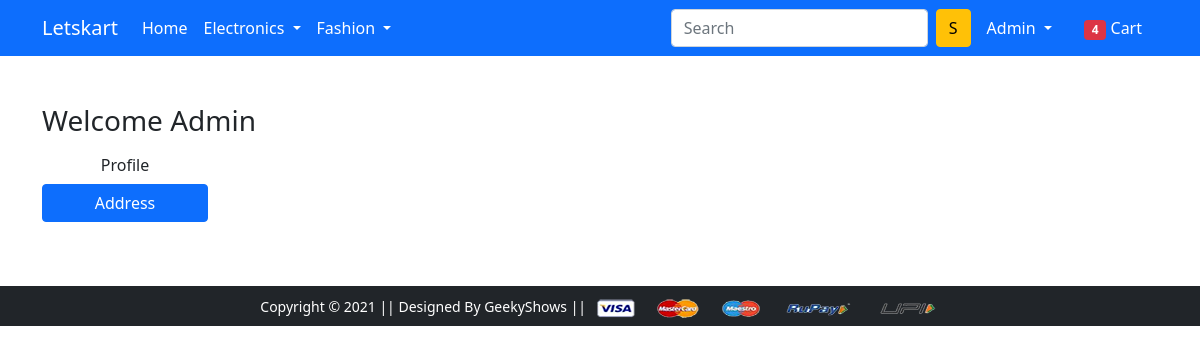
The app's page /address/ (signed in), older data.
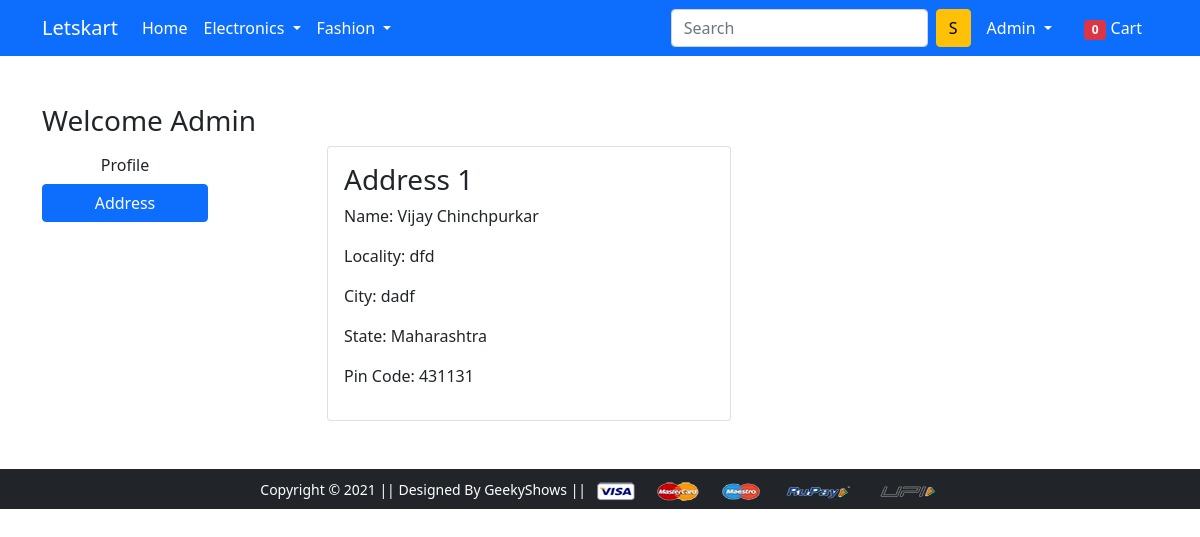
The same page, newer data.
### app/models.py (models this page shows, shortened)
class Customer(models.Model):
    user = models.ForeignKey(User,on_delete=models.CASCADE)
    name = models.CharField(max_length = 200)
    locality = models.CharField(max_length=200)
    city = models.CharField(max_length=50)
    zipcode = models.IntegerField()
    state = models.CharField(choices=STATE_CHOICES,max_length=50)

### app/views.py (the view)
# urls.py: path('address/', views.address, name='address'),
@login_required()
def address(request):
  add = Customer.objects.filter(user=request.user)
  return render(request, 'app/address.html',{'add':add, 'active':'btn-primary','cartcount':cart_count(request)})

### app/views.py (called while the page is built)
def cart_count(request): # NO url associated with this
  cartcount = Cart.objects.filter(user=request.user).count()
  return cartcount

### app/templates/app/address.html (shortened to what this page needs)
{% extends 'app/base.html' %}
{% load static %}
{% block main-content %}
<div class="container my-5">
 <div class="row">
 <h3>Welcome {{ request.user|capfirst }}</h3>
  <div class="col-sm-2">
   <ul class="list-unstyled">
    <li class="d-grid"><a href="{% url 'profile' %}" class="btn">Profile</a></li>
    <li class="d-grid"><a href="{% url 'address' %}" class="btn {{active}}">Address</a></li>
   </ul>
  </div>
  <div class="col-sm-9 offset-sm-1">
   <div class="row">
    {% for data in add  %}
    <div class="col-sm-6">
     <div class="card">
      <div class="card-body">
       <h3>Address {{ forloop.counter }}</h3>
       <p>Name: {{data.name}}</p>
       <p>Locality: {{data.locality}}</p>
       <p>City: {{data.city}}</p>
       <p>State: {{data.state}}</p>
       <p>Pin Code: {{data.zipcode}}</p>
      </div>
     </div>
    </div>
    {% endfor %}
   </div>
  </div>
 </div>
</div>
{% endblock main-content %}

### app/templates/app/nav.html (shortened to what this page needs)
<nav class="navbar navbar-expand-lg navbar-dark bg-primary">
  <div class="container">
    <a class="navbar-brand" href="/">Letskart</a>
    <div class="collapse navbar-collapse" id="navbarSupportedContent">
      <ul class="navbar-nav me-auto mb-2 mb-lg-0">
        <li class="nav-item">
          <a class="nav-link active" aria-current="page" href="/">Home</a>
        </li>
        <li class="nav-item dropdown">
          <a class="nav-link dropdown-toggle text-white" href="#" id="electronicsDropdown" role="button"
            data-bs-toggle="dropdown" aria-expanded="false">
            Electronics
          </a>
        </li>
        <li class="nav-item dropdown">
          <a class="nav-link dropdown-toggle text-white" href="#" id="fashionDropdown" role="button"
            data-bs-toggle="dropdown" aria-expanded="false">
            Fashion
          </a>
        </li>
      </ul>
      <form class="d-flex">
        <input class="form-control me-2" type="search" placeholder="Search" aria-label="Search">
        <button class="btn btn-warning" type="submit">S</button>
      </form>
      <div>
        <ul class="navbar-nav me-auto mb-2 mb-lg-0">
          {% if request.user.is_authenticated %}
          <li class="nav-item dropdown mx-2">
            <a class="nav-link dropdown-toggle text-white" href="#" id="profileDropdown" role="button"
              data-bs-toggle="dropdown" aria-expanded="false">
              {{ request.user.username|capfirst }}
            </a>
          </li>
          <li class="nav-item mx-2">
            <a href="{% url 'showcart' %}" class="nav-link text-white"><span class="badge bg-danger"
                id='cartcountbadge'>{{cartcount}}</span> Cart </a>
          </li>
          {% endif %}
        </ul>
      </div>
    </div>
  </div>
</nav>

Row changes from the older to the newer data that the page shows:
added Customer: name "Vijay Chinchpurkar", locality "dfd", city "dadf", state "Maharashtra", zipcode "431131"
Text that changed along with them:
{{ cartcount }}: "4" → "0"
